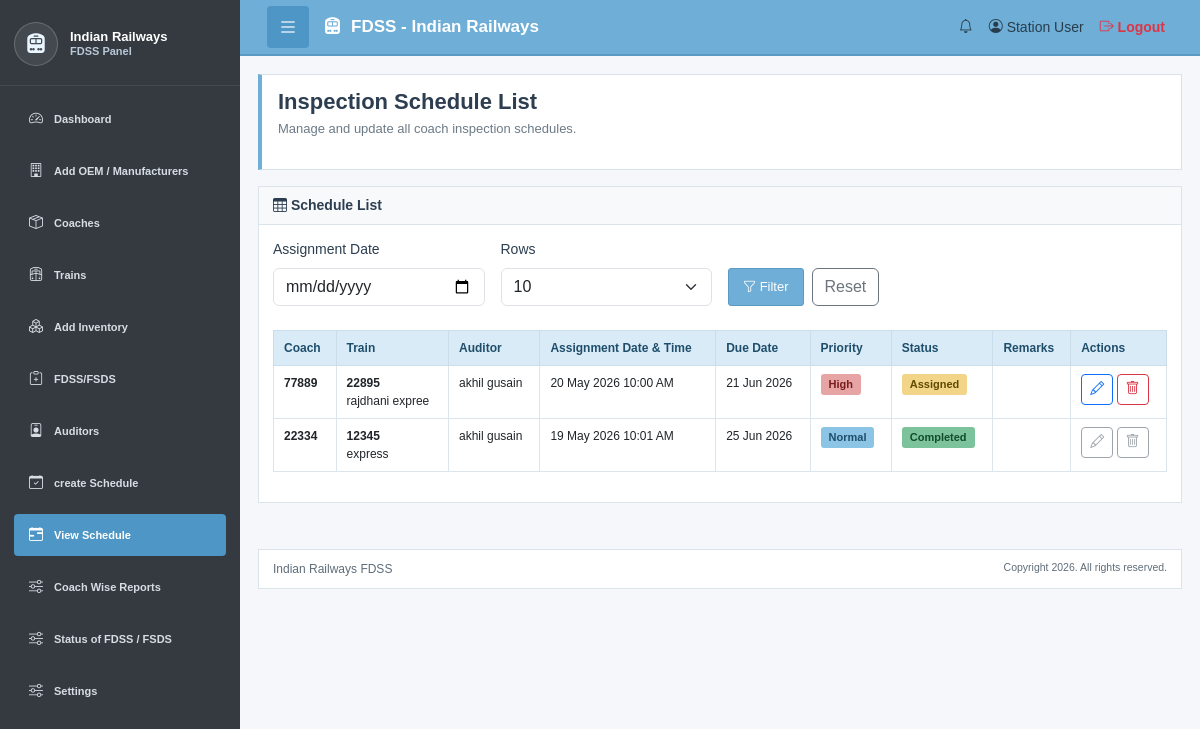
The app's page /schedule-list.php (signed in) with its own data.
### tables this page shows
CREATE TABLE `fdss_coach_schedule` (
  `schedule_id` int(11) NOT NULL,
  `coach_id` int(11) NOT NULL,
  `train_info_id` bigint(20) DEFAULT NULL,
  `last_inspection_date` date DEFAULT NULL,
  `next_due_date` date DEFAULT NULL,
  `status` enum('Pending','Assigned','Completed') DEFAULT 'Pending',
  `auditor_id` int(11) DEFAULT NULL,
  `assignment_date_time` datetime DEFAULT NULL,
  `priority` enum('Normal','High') DEFAULT 'Normal',
  `special_remarks` text DEFAULT NULL,
  `created_at` timestamp NULL DEFAULT current_timestamp(),
  `updated_at` timestamp NULL DEFAULT current_timestamp() ON UPDATE current_timestamp(),
  `user_id` int(11) NOT NULL,
  `schedule_status` int(11) NOT NULL DEFAULT 0
);

CREATE TABLE `fdss_train_coach` (
  `coach_id` int(11) NOT NULL,
  `train_info_id` varchar(10) DEFAULT NULL,
  `coach_no` varchar(50) NOT NULL,
  `coach_type` varchar(100) DEFAULT NULL,
  `Type` varchar(20) DEFAULT NULL,
  `user_id` int(11) NOT NULL,
  `coach_status` enum('Detached','Intact') NOT NULL DEFAULT 'Intact',
  `status` enum('Active','Inactive') DEFAULT 'Active',
  `next_inspection_date` date DEFAULT NULL,
  `created_at` timestamp NULL DEFAULT current_timestamp(),
  `updated_at` timestamp NULL DEFAULT current_timestamp() ON UPDATE current_timestamp(),
  `schedule_status` int(11) NOT NULL DEFAULT 0
);

CREATE TABLE `fdss_train_information` (
  `train_info_id` bigint(20) NOT NULL,
  `user_id` int(11) NOT NULL,
  `train_no` varchar(50) NOT NULL,
  `train_name` varchar(150) NOT NULL,
  `No_of_Coach` int(11) DEFAULT NULL,
  `status` enum('Active','Inactive') DEFAULT 'Active',
  `created_at` timestamp NULL DEFAULT current_timestamp(),
  `updated_at` timestamp NULL DEFAULT current_timestamp() ON UPDATE current_timestamp()
);

CREATE TABLE `fdss_users` (
  `user_id` int(11) NOT NULL,
  `user_name` varchar(150) NOT NULL,
  `user_code` varchar(50) DEFAULT NULL,
  `username` varchar(100) NOT NULL,
  `email` varchar(150) NOT NULL,
  `password_hash` varchar(255) NOT NULL,
  `full_name` varchar(150) DEFAULT NULL,
  `phone` varchar(20) DEFAULT NULL,
  `designation` varchar(100) DEFAULT NULL,
  `address` text DEFAULT NULL,
  `role` enum('SUPER_ADMIN','ADMIN','ORG_ADMIN','ORG_USER','AUDITOR') NOT NULL DEFAULT 'ORG_ADMIN',
  `station_id` int(11) DEFAULT NULL,
  `start_date` date DEFAULT NULL,
  `end_date` date DEFAULT NULL,
  `status` enum('Active','Inactive') DEFAULT 'Active',
  `created_by_user_id` int(11) DEFAULT NULL,
  `created_at` timestamp NULL DEFAULT current_timestamp(),
  `updated_at` timestamp NULL DEFAULT current_timestamp() ON UPDATE current_timestamp()
);

### schedule-list.php (the view, shortened to what this page needs)
<?php
require_once 'config/db.php';
$user_id = (int) $_SESSION['user_id'];
function e($value)
{
    return htmlspecialchars((string)$value, ENT_QUOTES, 'UTF-8');
}
$message = '';
$selected_schedule_date = trim($_GET['schedule_date'] ?? '');
$rows_per_page_options = [
    '10' => '10',
    '20' => '20',
    '50' => '50',
    'all' => 'All'
];
$selected_rows_per_page = $_GET['rows_per_page'] ?? '10';
$schedule_limit = $selected_rows_per_page === 'all'
    ? null
    : (int) $selected_rows_per_page;
$schedule_uses_coach_id = false;
$schedule_column_check = $conn->query("SHOW COLUMNS FROM fdss_coach_schedule LIKE 'coach_id'");
if ($schedule_column_check && $schedule_column_check->num_rows > 0) {
    $schedule_uses_coach_id = true;
}
$schedule_uses_coach_no = false;
$schedules = [];
$where_clause = "WHERE s.user_id = ?";
$bind_types = "i";
$bind_values = [$user_id];
if ($schedule_uses_coach_id) {
    $coach_no_select = $schedule_uses_coach_no
        ? "COALESCE(c.coach_no, s.coach_no) AS coach_no"
        : "c.coach_no";
    $query = "SELECT
                s.schedule_id,
                s.coach_id,
                $coach_no_select,
                COALESCE(s.train_info_id, c.train_info_id) AS train_info_id,
                s.last_inspection_date,
                s.next_due_date,
                s.status,
                s.assignment_date_time,
                s.priority,
                s.special_remarks,
                u.user_name,
                u.full_name,
                u.user_id AS auditor_user_id,
                t.train_no,
                t.train_name
              FROM fdss_coach_schedule s
              LEFT JOIN fdss_train_coach c
                ON c.coach_id = s.coach_id
                AND c.user_id = s.user_id
              LEFT JOIN fdss_users u
                ON u.user_id = s.auditor_id
              LEFT JOIN fdss_train_information t
                ON t.train_info_id = COALESCE(s.train_info_id, c.train_info_id)
              $where_clause
              ORDER BY s.assignment_date_time DESC, s.schedule_id DESC";
}
if ($schedule_limit !== null) {
    $query .= " LIMIT ?";
    $bind_types .= "i";
    $bind_values[] = $schedule_limit;
}
$stmt = $conn->prepare($query);
if ($stmt) {
    $bind_references = [];
    foreach ($bind_values as $key => $value) {
        $bind_references[$key] = &$bind_values[$key];
    }
    $stmt->bind_param($bind_types, ...$bind_references);
    $stmt->execute();
    $result = $stmt->get_result();
    while ($row = $result->fetch_assoc()) {
        $schedules[] = $row;
    }
} elseif ($message === '') {
    $message = "Schedule Fetch SQL Error: " . $conn->error;
    $message_type = "danger";
}
?>
<!DOCTYPE html>
<html lang="en">
<head>
    <link href="https://cdnjs.cloudflare.com/ajax/libs/bootstrap/5.3.0/css/bootstrap.min.css"
          rel="stylesheet">
    <link href="https://cdnjs.cloudflare.com/ajax/libs/bootstrap-icons/1.11.0/font/bootstrap-icons.min.css"
          rel="stylesheet">
    <link href="assets/css/styles.css"
          rel="stylesheet">
</head>
<body>
<?php include('includes/navbar.php'); ?>
<div class="sidebar-container">
<?php include('includes/sidebar.php'); ?>
<main class="main-content">
    <div class="page-header">
        <div>
            <h1>
                Inspection Schedule List
            </h1>
            <p class="page-header-subtitle">
                Manage and update all coach inspection schedules.
            </p>
        </div>
    </div>
    <div class="content-card">
        <div class="card-header">
            <h5>
                <i class="bi bi-table"></i>
                Schedule List
            </h5>
        </div>
        <div class="card-body">
            <form method="GET"
                  class="row g-3 align-items-end mb-4">
                <div class="col-md-4 col-lg-3">
                    <label class="form-label">
                        Assignment Date
                    </label>
                    <input type="date"
                           class="form-control"
                           name="schedule_date"
                           value="<?php echo e($selected_schedule_date); ?>">
                </div>
                <div class="col-md-4 col-lg-3">
                    <label class="form-label">
                        Rows
                    </label>
                    <select class="form-select"
                            name="rows_per_page">
                        <?php foreach ($rows_per_page_options as $value => $label): ?>
                            <option value="<?php echo e($value); ?>"
                                    <?php echo $selected_rows_per_page === $value ? 'selected' : ''; ?>>
                                <?php echo e($label); ?>
                            </option>
                        <?php endforeach; ?>
                    </select>
                </div>
                <div class="col-md-4 col-lg-3 d-flex gap-2">
                    <button type="submit"
                            class="btn btn-primary">
                        <i class="bi bi-funnel"></i>
                        Filter
                    </button>
                    <a href="schedule-list.php"
                       class="btn btn-outline-secondary">
                        Reset
                    </a>
                </div>
            </form>
            <div class="table-wrapper">
                <table class="table table-hover">
                    <thead>
                    <tr>
                        <th>Coach</th>
                        <th>Train</th>
                        <th>Auditor</th>
                        <th>Assignment Date & Time</th>
                        <th>Due Date</th>
                        <th>Priority</th>
                        <th>Status</th>
                        <th>Remarks</th>
                        <th>Actions</th>
                    </tr>
                    </thead>
                    <tbody>
                    <?php if (empty($schedules)): ?>
                        <tr>
                            <td colspan="9"
                                class="text-center text-muted py-4">
                                No schedules found.
                            </td>
                        </tr>
                    <?php else: ?>
                        <?php foreach ($schedules as $schedule): ?>
                            <?php $is_completed = $schedule['status'] === 'Completed'; ?>
                            <tr>
                                <td>
                                    <strong>
                                        <?php echo e($schedule['coach_no']); ?>
                                    </strong>
                                </td>
                                <td>
                                    <strong>
                                        <?php echo e($schedule['train_no']); ?>
                                    </strong>
                                    <br>
                                    <?php echo e($schedule['train_name']); ?>
                                </td>
                                <td>
                                    <?php
                                    echo e(
                                        !empty($schedule['full_name'])
                                        ? $schedule['full_name']
                                        : $schedule['user_name']
                                    );
                                    ?>
                                </td>
                                <td>
                                    <?php
                                    echo $schedule['assignment_date_time']
                                        ? date('d M Y h:i A', strtotime($schedule['assignment_date_time']))
                                        : '-';
                                    ?>
                                </td>
                                <td>
                                    <?php
                                    echo $schedule['next_due_date']
                                        ? date('d M Y', strtotime($schedule['next_due_date']))
                                        : '-';
                                    ?>
                                </td>
                                <td>
                                    <?php
                                    $priority_class =
                                        ($schedule['priority'] === 'High')
                                        ? 'badge-danger'
                                        : 'badge-info';
                                    ?>
                                    <span class="badge <?php echo $priority_class; ?>">
                                        <?php echo e($schedule['priority']); ?>
                                    </span>
                                </td>
                                <td>
                                    <?php
                                    $status_class = 'badge-warning';
                                    if ($schedule['status'] === 'Completed') {
                                        $status_class = 'badge-success';
                                    }
                                    ?>
                                    <span class="badge <?php echo $status_class; ?>">
                                        <?php echo e($schedule['status']); ?>
                                    </span>
                                </td>
                                <td>
                                </td>
                                <td>
                                    <?php if ($is_completed): ?>
                                        <button
                                            class="btn btn-sm btn-outline-secondary"
                                            title="Completed schedule cannot be edited"
                                            disabled>
                                            <i class="bi bi-pencil"></i>
                                        </button>
                                        <button
                                            class="btn btn-sm btn-outline-secondary"
                                            title="Completed schedule cannot be deleted"
                                            disabled>
                                            <i class="bi bi-trash"></i>
                                        </button>
                                    <?php else: ?>
                                    <button
                                        class="btn btn-sm btn-outline-primary"
                                        onclick="editSchedule(
                                            '<?php echo e($schedule['schedule_id']); ?>',
                                            '<?php echo e($schedule['auditor_user_id']); ?>',
                                            '<?php echo e($schedule['assignment_date_time']); ?>',
                                            '<?php echo e($schedule['priority']); ?>',
                                            '<?php echo e(addslashes($schedule['special_remarks'])); ?>',
                                            '<?php echo e($schedule['status']); ?>'
                                        )"
                                        data-bs-toggle="modal"
                                        data-bs-target="#editModal">
                                        <i class="bi bi-pencil"></i>
                                    </button>
                                    <button
                                        class="btn btn-sm btn-outline-danger"
                                        onclick="deleteSchedule(
                                            '<?php echo e($schedule['schedule_id']); ?>',
                                            '<?php echo e($schedule['coach_no']); ?>',
                                            '<?php echo e($schedule['train_info_id']); ?>'
                                        )">
                                        <i class="bi bi-trash"></i>
                                    </button>
                                    <?php endif; ?>
                                </td>
                            </tr>
                        <?php endforeach; ?>
                    <?php endif; ?>
                    </tbody>
                </table>
            </div>
        </div>
    </div>
</main>
</div>
<?php include('includes/footer.php'); ?>
</body>
</html>

### records on screen
fdss_coach_schedule: coach.coach_no "77889", train_info.train_no "22895", train_info.train_name "rajdhani expree", auditor.user_name "akhil gusain", assignment_date_time "20 May 2026 10:00 AM", next_due_date "21 Jun 2026", priority "High", status "Assigned"
fdss_coach_schedule: coach.coach_no "22334", train_info.train_no "12345", train_info.train_name "express", auditor.user_name "akhil gusain", assignment_date_time "19 May 2026 10:01 AM", next_due_date "25 Jun 2026", priority "Normal", status "Completed"

### other values on screen
form field rows_per_page "10"
